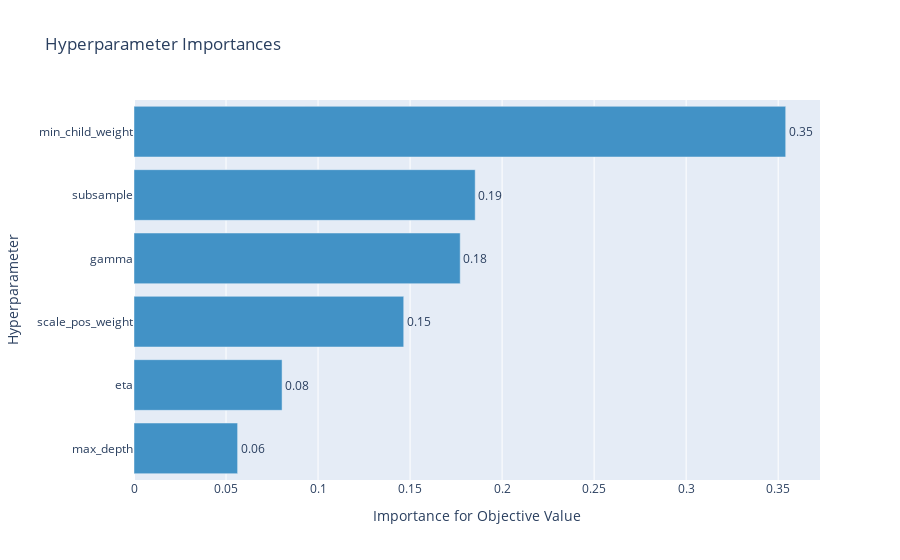

The code cell stored with this chart in its notebook:
### Code cell
optuna.visualization.plot_param_importances(study)

### Figure 1 — Plotly figure (JSON) as saved in the notebook; plotly's stock layout.template omitted (floating-point values rounded to 4 significant figures)
{"data": [{"cliponaxis": false, "hovertemplate": ["max_depth (IntUniformDistribution): 0.05629488368181955<extra></extra>", "eta (LogUniformDistribution): 0.08045211336299726<extra></extra>", "scale_pos_weight (UniformDistribution): 0.14654559501858305<extra></extra>", "gamma (UniformDistribution): 0.17723822014361396<extra></extra>", "subsample (UniformDistribution): 0.18538103612051465<extra></extra>", "min_child_weight (IntUniformDistribution): 0.35408815167247143<extra></extra>"], "marker": {"color": "rgb(66,146,198)"}, "orientation": "h", "text": ["0.05629488368181955", "0.08045211336299726", "0.14654559501858305", "0.17723822014361396", "0.18538103612051465", "0.35408815167247143"], "textposition": "outside", "texttemplate": "%{text:.2f}", "type": "bar", "x": [0.05629, 0.08045, 0.1465, 0.1772, 0.1854, 0.3541], "y": ["max_depth", "eta", "scale_pos_weight", "gamma", "subsample", "min_child_weight"]}], "layout": {"showlegend": false, "title": {"text": "Hyperparameter Importances"}, "xaxis": {"title": {"text": "Importance for Objective Value"}}, "yaxis": {"title": {"text": "Hyperparameter"}}}}
